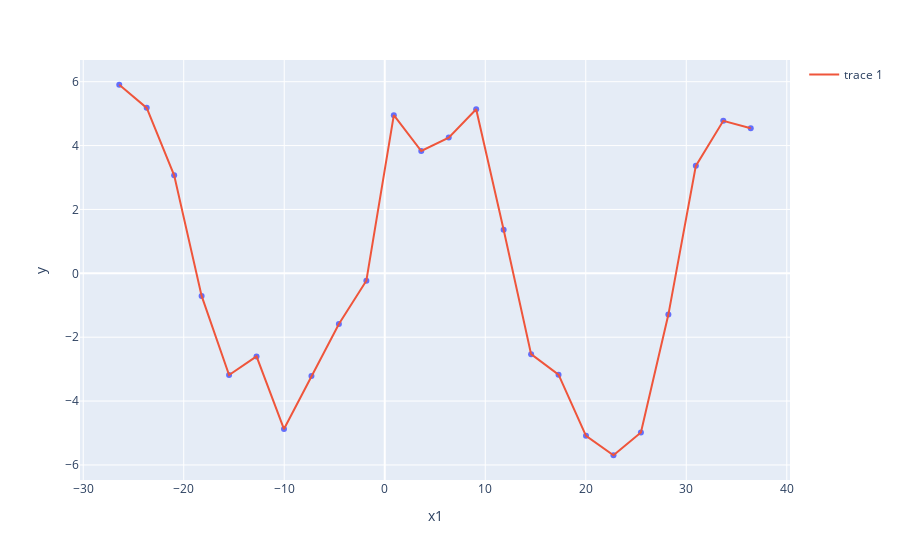
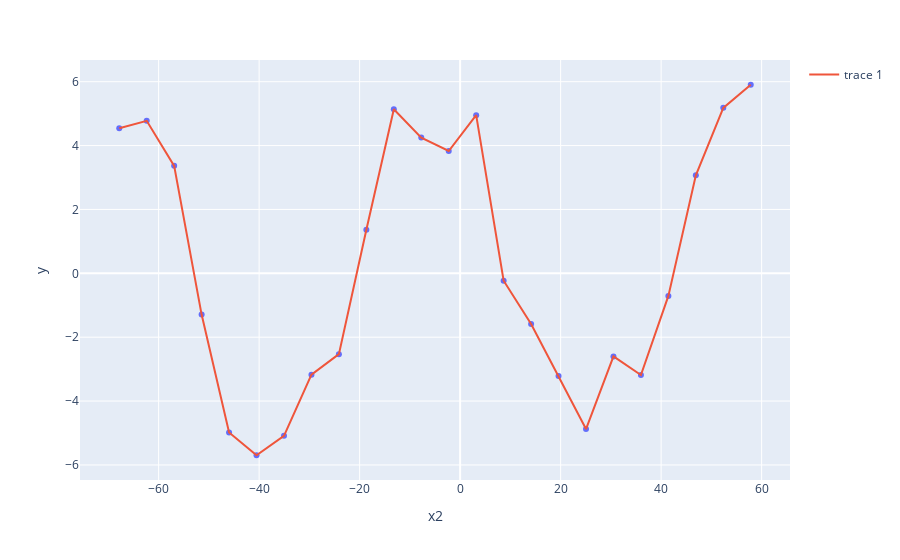
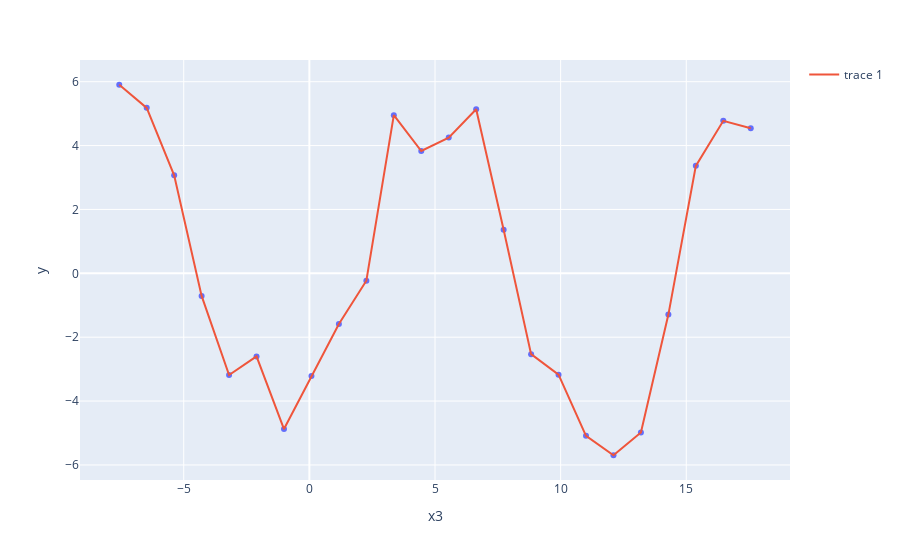

Notebook cell for these charts, in order:
### Markdown cell above
Plot Data:

### Code cell
tmp = pd.DataFrame({'x1': (np.asarray(x[:,0])).flatten(),
                    'x2': (np.asarray(x[:,1])).flatten(),
                    'x3': (np.asarray(x[:,2])).flatten(),
                    'y': (np.asarray(y)).flatten()
                   })

### x1

fig = px.scatter(tmp, x="x1", y="y")
fig = fig.add_scatter(x=tmp["x1"], y=tmp["y"])
fig.show()


### x2


fig = px.scatter(tmp, x="x2", y="y")
fig = fig.add_scatter(x=tmp["x2"], y=tmp["y"])


fig.show()

### x3

fig = px.scatter(tmp, x="x3", y="y")
fig = fig.add_scatter(x=tmp["x3"], y=tmp["y"])
fig.show()

### Figure 1 — Plotly figure (JSON) as saved in the notebook; plotly's stock layout.template omitted (floating-point values rounded to 4 significant figures)
{"data": [{"hovertemplate": "x1=%{x}<br>y=%{y}<extra></extra>", "legendgroup": "", "marker": {"color": "#636efa", "symbol": "circle"}, "mode": "markers", "name": "", "orientation": "v", "showlegend": false, "type": "scatter", "x": [-26.42, -23.68, -20.95, -18.22, -15.49, -12.76, -10.03, -7.293, -4.561, -1.83, 0.9023, 3.634, 6.366, 9.098, 11.83, 14.56, 17.29, 20.03, 22.76, 25.49, 28.22, 30.95, 33.68, 36.42], "xaxis": "x", "y": [5.905, 5.181, 3.07, -0.7068, -3.182, -2.601, -4.876, -3.214, -1.588, -0.2325, 4.952, 3.83, 4.249, 5.135, 1.361, -2.531, -3.174, -5.089, -5.696, -4.983, -1.292, 3.365, 4.776, 4.542], "yaxis": "y"}, {"type": "scatter", "x": [-26.42, -23.68, -20.95, -18.22, -15.49, -12.76, -10.03, -7.293, -4.561, -1.83, 0.9023, 3.634, 6.366, 9.098, 11.83, 14.56, 17.29, 20.03, 22.76, 25.49, 28.22, 30.95, 33.68, 36.42], "y": [5.905, 5.181, 3.07, -0.7068, -3.182, -2.601, -4.876, -3.214, -1.588, -0.2325, 4.952, 3.83, 4.249, 5.135, 1.361, -2.531, -3.174, -5.089, -5.696, -4.983, -1.292, 3.365, 4.776, 4.542]}], "layout": {"autosize": true, "legend": {"tracegroupgap": 0}, "margin": {"t": 60}, "xaxis": {"anchor": "y", "autorange": true, "domain": [0, 1], "range": [-30.39, 40.39], "title": {"text": "x1"}, "type": "linear"}, "yaxis": {"anchor": "x", "autorange": true, "domain": [0, 1], "range": [-6.595, 6.803], "title": {"text": "y"}, "type": "linear"}}}

### Figure 2 — Plotly figure (JSON) as saved in the notebook; plotly's stock layout.template omitted (floating-point values rounded to 4 significant figures)
{"data": [{"hovertemplate": "x2=%{x}<br>y=%{y}<extra></extra>", "legendgroup": "", "marker": {"color": "#636efa", "symbol": "circle"}, "mode": "markers", "name": "", "orientation": "v", "showlegend": false, "type": "scatter", "x": [57.83, 52.37, 46.9, 41.44, 35.98, 30.51, 25.05, 19.59, 14.12, 8.659, 3.195, -2.268, -7.732, -13.2, -18.66, -24.12, -29.59, -35.05, -40.51, -45.98, -51.44, -56.9, -62.37, -67.83], "xaxis": "x", "y": [5.905, 5.181, 3.07, -0.7068, -3.182, -2.601, -4.876, -3.214, -1.588, -0.2325, 4.952, 3.83, 4.249, 5.135, 1.361, -2.531, -3.174, -5.089, -5.696, -4.983, -1.292, 3.365, 4.776, 4.542], "yaxis": "y"}, {"type": "scatter", "x": [57.83, 52.37, 46.9, 41.44, 35.98, 30.51, 25.05, 19.59, 14.12, 8.659, 3.195, -2.268, -7.732, -13.2, -18.66, -24.12, -29.59, -35.05, -40.51, -45.98, -51.44, -56.9, -62.37, -67.83], "y": [5.905, 5.181, 3.07, -0.7068, -3.182, -2.601, -4.876, -3.214, -1.588, -0.2325, 4.952, 3.83, 4.249, 5.135, 1.361, -2.531, -3.174, -5.089, -5.696, -4.983, -1.292, 3.365, 4.776, 4.542]}], "layout": {"autosize": true, "legend": {"tracegroupgap": 0}, "margin": {"t": 60}, "xaxis": {"anchor": "y", "autorange": true, "domain": [0, 1], "range": [-75.79, 65.79], "title": {"text": "x2"}, "type": "linear"}, "yaxis": {"anchor": "x", "autorange": true, "domain": [0, 1], "range": [-6.595, 6.803], "title": {"text": "y"}, "type": "linear"}}}

### Figure 3 — Plotly figure (JSON) as saved in the notebook; plotly's stock layout.template omitted (floating-point values rounded to 4 significant figures)
{"data": [{"hovertemplate": "x3=%{x}<br>y=%{y}<extra></extra>", "legendgroup": "", "marker": {"color": "#636efa", "symbol": "circle"}, "mode": "markers", "name": "", "orientation": "v", "showlegend": false, "type": "scatter", "x": [-7.566, -6.474, -5.381, -4.288, -3.195, -2.103, -1.01, 0.08272, 1.175, 2.268, 3.361, 4.454, 5.546, 6.639, 7.732, 8.825, 9.917, 11.01, 12.1, 13.2, 14.29, 15.38, 16.47, 17.57], "xaxis": "x", "y": [5.905, 5.181, 3.07, -0.7068, -3.182, -2.601, -4.876, -3.214, -1.588, -0.2325, 4.952, 3.83, 4.249, 5.135, 1.361, -2.531, -3.174, -5.089, -5.696, -4.983, -1.292, 3.365, 4.776, 4.542], "yaxis": "y"}, {"type": "scatter", "x": [-7.566, -6.474, -5.381, -4.288, -3.195, -2.103, -1.01, 0.08272, 1.175, 2.268, 3.361, 4.454, 5.546, 6.639, 7.732, 8.825, 9.917, 11.01, 12.1, 13.2, 14.29, 15.38, 16.47, 17.57], "y": [5.905, 5.181, 3.07, -0.7068, -3.182, -2.601, -4.876, -3.214, -1.588, -0.2325, 4.952, 3.83, 4.249, 5.135, 1.361, -2.531, -3.174, -5.089, -5.696, -4.983, -1.292, 3.365, 4.776, 4.542]}], "layout": {"autosize": true, "legend": {"tracegroupgap": 0}, "margin": {"t": 60}, "xaxis": {"anchor": "y", "autorange": true, "domain": [0, 1], "range": [-9.157, 19.16], "title": {"text": "x3"}, "type": "linear"}, "yaxis": {"anchor": "x", "autorange": true, "domain": [0, 1], "range": [-6.595, 6.803], "title": {"text": "y"}, "type": "linear"}}}
